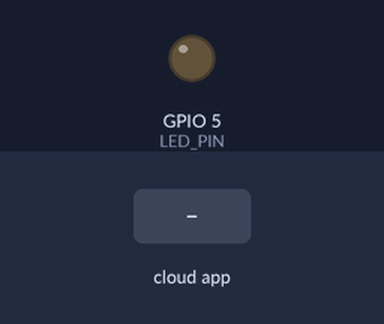
Simulated run of this sketch. Board: ESP8266 (NodeMCU). Shown: output pins drawn as LEDs (lit = HIGH). The inputs (shaded band) are chosen by the test bench. WiFi joins after 1.5 s; servers stay silent unless stated; the Firebase database answers and starts empty; what the sketch prints to the serial monitor is not drawn.

Above: at 2.7 s.
2.8 s: the phone or cloud app sets on to 1
At 3.5 s:
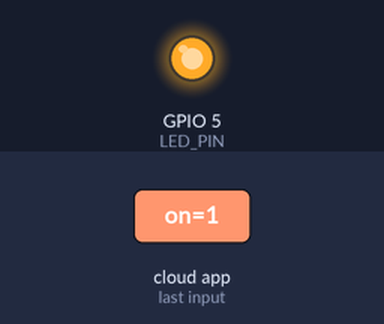
4.6 s: the phone or cloud app sets on to 0
At 6.7 s:
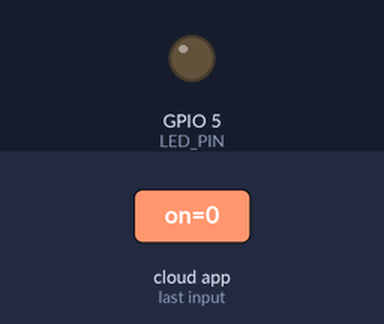
Timing chart, 0 to 8.2 s (numbered marks = the images above; inputs shaded):
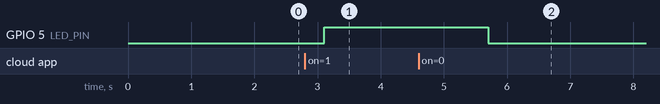

The sketch:

amaziot-esp8266.ino
```cpp
#include <ESP8266WiFi.h>
#include <FirebaseArduino.h>

#define FIREBASE_HOST "<YOUR_ID>.firebaseio.com"
#define WIFI_SSID "<YOUR_SSID>"
#define WIFI_PASSWORD "<YOUR_PASSWORD"
#define LED_PIN 5


void setup() {
    Serial.begin(9600);

    pinMode(LED_PIN, OUTPUT);

    // connect to wifi.
    WiFi.disconnect();
    WiFi.begin(WIFI_SSID, WIFI_PASSWORD);
    Serial.print("connecting");
    while (WiFi.status() != WL_CONNECTED) {
        Serial.print(".");
        delay(500);
    }
    Serial.println();
    Serial.print("connected: ");
    Serial.println(WiFi.localIP());

    Firebase.begin(FIREBASE_HOST);
}


void loop() {
    // get value
    Serial.print("led: ");
    Serial.println(Firebase.getInt("light/on"));
    digitalWrite(LED_PIN, Firebase.getInt("light/on"));
    delay(1000);
}
```

Measured:
- after the input at 2.8 s, GPIO 5 (LED_PIN): LOW → HIGH after 0.30 s
- after the input at 4.6 s, GPIO 5 (LED_PIN): HIGH → LOW after 1.1 s
